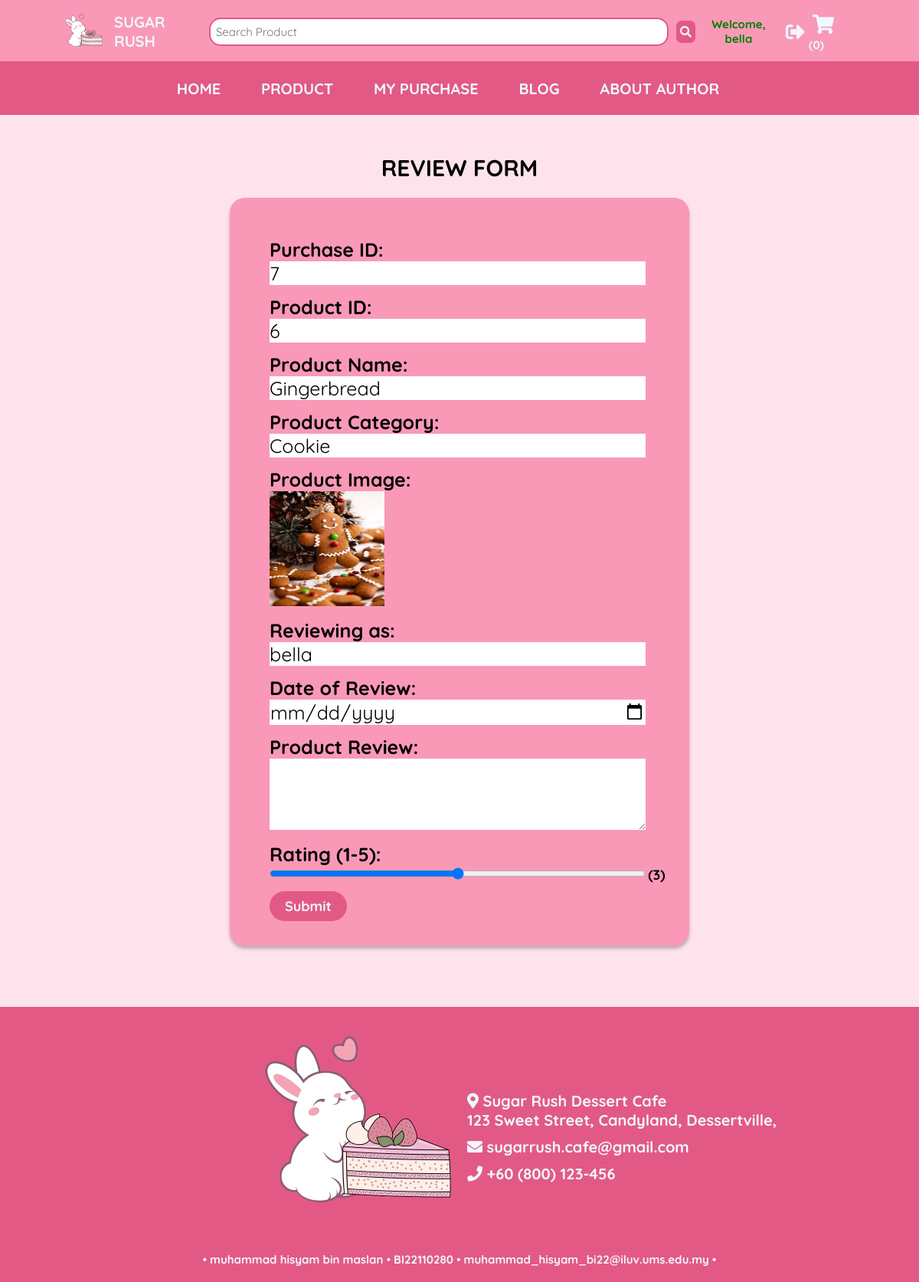
The app's page /user/pages/review/reviewForm.php?productID=6&purchaseID=7&productName=Gingerbread (signed in) with its own data.
### tables this page shows
CREATE TABLE `product` (
  `productID` int(11) NOT NULL,
  `productName` varchar(100) NOT NULL,
  `productImg` varchar(100) NOT NULL,
  `categoryID` int(11) NOT NULL,
  `productQty` int(11) NOT NULL,
  `productPrice` decimal(8,2) NOT NULL
);

CREATE TABLE `category` (
  `categoryID` int(11) NOT NULL,
  `categoryName` varchar(100) NOT NULL,
  `categoryDesc` varchar(100) NOT NULL,
  `createDate` timestamp NOT NULL DEFAULT current_timestamp()
);

### user/pages/review/reviewForm.php (the view, shortened to what this page needs)
<?php
  include("../../config/user_config.php");
  if (isset($_GET['productID'])) {
    $productID = intval($_GET['productID']);
    $sql = "SELECT p.productName, c.categoryName, p.productImg
    FROM product p
    JOIN category c ON p.categoryID = c.categoryID
    WHERE productID = ?";
    $stmt = mysqli_prepare($conn, $sql);
    mysqli_stmt_bind_param($stmt, "i", $productID);
    mysqli_stmt_execute($stmt);
    $result = mysqli_stmt_get_result($stmt);
    if ($row = mysqli_fetch_assoc($result)) {
      $productName = $row['productName'];
      $categoryName = $row['categoryName'];
      $productImg = $row['productImg'];
    }
    else {
      echo "Product not found.";
      exit;
    }
  }
  else {
    echo "Invalid Request.";
    exit;
  }
  if (isset($_GET['purchaseID'])) {
    $purchaseID = intval($_GET['purchaseID']);
  } else {
    echo "Invalid Request. Purchase ID is missing.";
    exit;
  }
  if (isset($_SESSION["UID"])) {
    $userName = $_SESSION["userName"];
  }
  else {
    $userName = 'Unknown';
  }
?>
<!DOCTYPE html>
<html lang="en">
<head>
  <link rel="stylesheet" href="https://cdnjs.cloudflare.com/ajax/libs/font-awesome/5.15.4/css/all.min.css">
  <link rel="stylesheet" href="../../css/user_Style.css">
</head>
<body>
  <?php include '../../includes/user_Header.php'; ?>
  <?php include '../../includes/user_topNav.php'; ?>
  <section class="review">
    <h2 id="section-title">REVIEW FORM</h2>
    <div class="review-form">
      <form action="reviewAction.php" method="POST" enctype="multipart/form-data">
        <label for="purchaseID">Purchase ID:</label><br>
        <input type="text" name="purchaseID" value="<?php echo $purchaseID; ?>" readonly><br><br>
        <label for="productID">Product ID:</label><br>
        <input type="text" name="productID" value="<?php echo $productID; ?>" readonly><br><br>
        <label for="productName">Product Name:</label><br>
        <input type="text" value="<?php echo $productName; ?>" readonly><br><br>
        <label for="categoryName">Product Category:</label><br>
        <input type="text" name="categoryName" value="<?php echo $categoryName; ?>" readonly><br><br>
        <label for="productImage">Product Image:</label><br>
        <img src="<?= BASE_URL . '/' . htmlspecialchars($productImg) ?>" style="width:150px;height:150px;text-align: center;"><br><br>
        <label for="reviewBy">Reviewing as:</label><br>
        <input type="text" value="<?php echo $userName; ?>" readonly><br><br>
        <label for="reviewDate">Date of Review:</label><br>
        <input type="date" name="reviewDate" id="reviewDate" name="reviewDate" required><br><br>
        <label for="reviewText">Product Review:</label><br>
        <textarea id="reviewText" name="reviewText" rows="3" cols="50" required></textarea><br><br>
       <label for="rating">Rating (1-5):</label>
       <input type="range" name="rating" id="rating" min="1" max="5" value="3" oninput="updateLabel(this.value)">
       <span id="ratingLabel">(3)</span>
        <button type="submit">Submit</button>
      </form>
    </div>
  </section>
  <?php include '../../includes/user_Footer.php'; ?>
</body>

### user/css/user_Style.css (style rules this page uses)
:root { --pink-100: #FEE3EC; --pink-200: #F9C5D5; --pink-300: #F999B7; --pink-400: #F2789F; --pink-500: #E35985; --black: #070504; --black-shadow: 0px 4px 4px rgba(0, 0, 0, 0.25); --aliceblue: #f0f8ff; }
* { font-family: 'Quicksand', sans-serif; margin: 0; padding: 0; box-sizing: border-box; outline: none; border: none; text-decoration: none; }
html { font-size: 62.5%; overflow-x: hidden; background-color: var(--pink-100); }
#section-title { margin-top: 12rem; font-size: 3rem; text-align: center; margin-bottom: 2rem; width: 100%; }
.review { min-height: 100vh; margin-top: 20rem; }
.review-form { width: 50%; height: 80%; margin-left: auto; margin-right: auto; margin-bottom: 8rem; background-color: var(--pink-300); padding-left: 5rem; padding-top: 5rem; border: 2px solid rgba(249, 153, 183, 0.5); border-radius: 20px; box-shadow: var(--black-shadow); }
.review-form label, input, select, textarea { font-size: 2.5rem; width: 90%; }
#rating { width: 90%; }
#ratingLabel { font-size: 1.8rem; font-weight: bold; }
.review-form label { font-weight: bold; }
.review-form button { font-size: 1.8rem; line-height: 2.5rem; font-weight: bold; background-color: var(--pink-500); color: var(--aliceblue); border-radius: 5rem; margin-top: 1rem; margin-bottom: 3rem; padding: 0.7rem 2rem; cursor: pointer; }

### records on screen
product: productName "Gingerbread", categoryName "Cookie", productImg (picture)

### other values on screen
$_SESSION["userName"] "bella"
